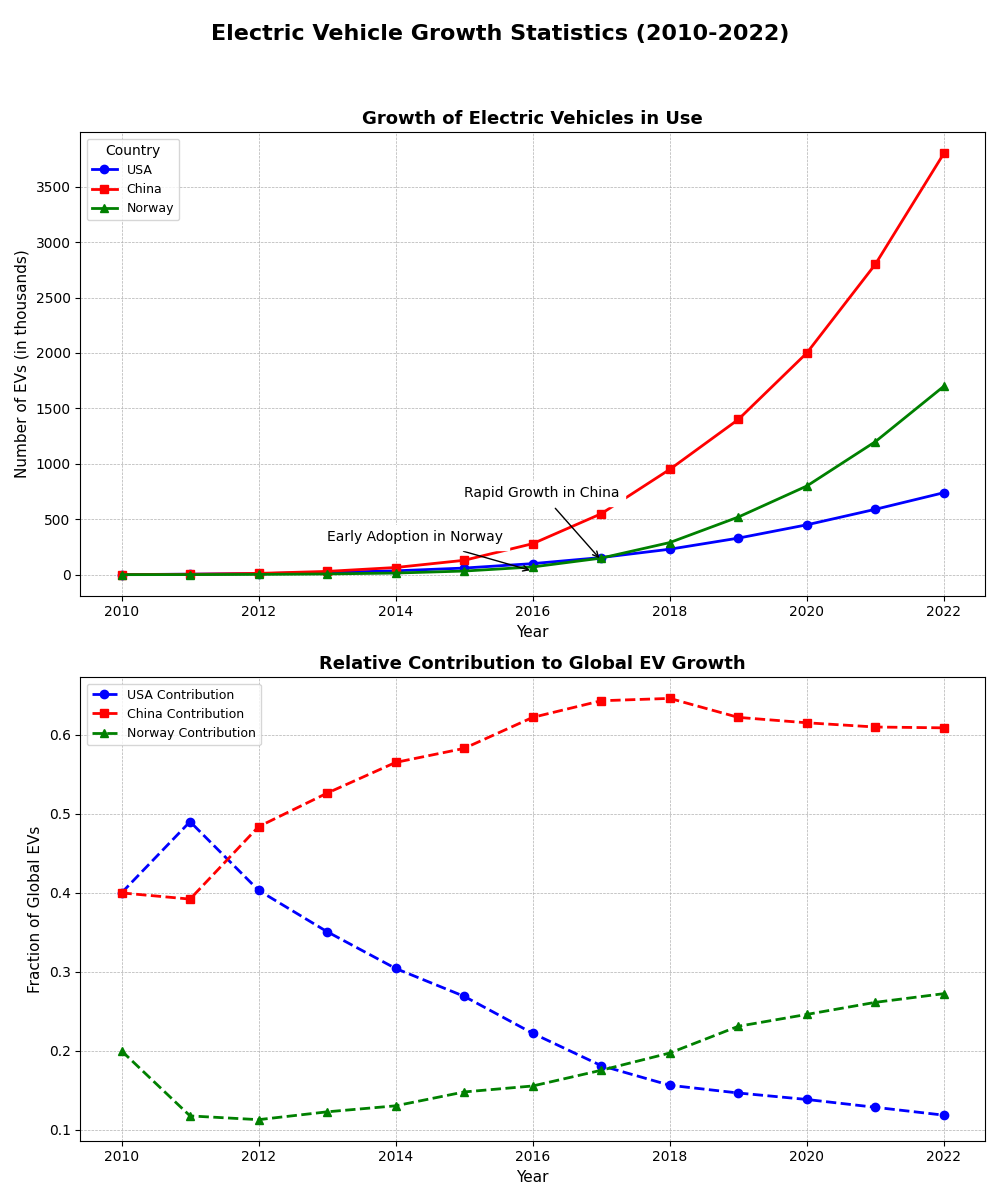

Here is the Python script that generated this plot:
import matplotlib.pyplot as plt
import numpy as np

# Backstory:
# We are visualizing the growth in the number of electric vehicles (EVs) in use in different countries between 2010 and 2022.
# The data shows the yearly increase in the number of EVs in the USA, China, and Norway.

years = np.arange(2010, 2023)

# Data for EV growth in different countries
usa_ev_growth = np.array([1, 5, 10, 20, 35, 60, 100, 155, 230, 330, 450, 590, 740])
china_ev_growth = np.array([1, 4, 12, 30, 65, 130, 280, 550, 950, 1400, 2000, 2800, 3800])
norway_ev_growth = np.array([0.5, 1.2, 2.8, 7, 15, 33, 70, 150, 290, 520, 800, 1200, 1700])

# Create subplots
fig, axs = plt.subplots(2, 1, figsize=(10,12))
fig.suptitle('Electric Vehicle Growth Statistics (2010-2022)', fontsize=16, fontweight='bold')

# First subplot: Line Chart for EV growth
axs[0].plot(years, usa_ev_growth, label='USA', color='blue', linestyle='-', marker='o', linewidth=2)
axs[0].plot(years, china_ev_growth, label='China', color='red', linestyle='-', marker='s', linewidth=2)
axs[0].plot(years, norway_ev_growth, label='Norway', color='green', linestyle='-', marker='^', linewidth=2)

axs[0].set_title('Growth of Electric Vehicles in Use', fontsize=13, fontweight='bold')
axs[0].set_xlabel('Year', fontsize=11)
axs[0].set_ylabel('Number of EVs (in thousands)', fontsize=11)
axs[0].legend(title="Country", loc='upper left', fontsize=9)
axs[0].grid(True, which='both', linestyle='--', linewidth=0.5)

axs[0].annotate('Rapid Growth in China', xy=(2017, 130), xytext=(2015, 700),
                arrowprops=dict(facecolor='black', arrowstyle='->'), fontsize=10, backgroundcolor='w')
axs[0].annotate('Early Adoption in Norway', xy=(2016, 33), xytext=(2013, 300),
                arrowprops=dict(facecolor='black', arrowstyle='->'), fontsize=10, backgroundcolor='w')

# Second subplot: Manual Stacked Line Chart to show relative contributions
usa_contribution = usa_ev_growth / (usa_ev_growth + china_ev_growth + norway_ev_growth)
china_contribution = china_ev_growth / (usa_ev_growth + china_ev_growth + norway_ev_growth)
norway_contribution = norway_ev_growth / (usa_ev_growth + china_ev_growth + norway_ev_growth)

axs[1].plot(years, usa_contribution, label='USA Contribution', color='blue', linestyle='--', marker='o', linewidth=2)
axs[1].plot(years, china_contribution, label='China Contribution', color='red', linestyle='--', marker='s', linewidth=2)
axs[1].plot(years, norway_contribution, label='Norway Contribution', color='green', linestyle='--', marker='^', linewidth=2)

axs[1].set_title('Relative Contribution to Global EV Growth', fontsize=13, fontweight='bold')
axs[1].set_xlabel('Year', fontsize=11)
axs[1].set_ylabel('Fraction of Global EVs', fontsize=11)
axs[1].legend(loc='upper left', fontsize=9)
axs[1].grid(True, which='both', linestyle='--', linewidth=0.5)

# Adjust layout for readability
fig.tight_layout(rect=[0, 0, 1, 0.95])

# Show the plot
plt.show()
